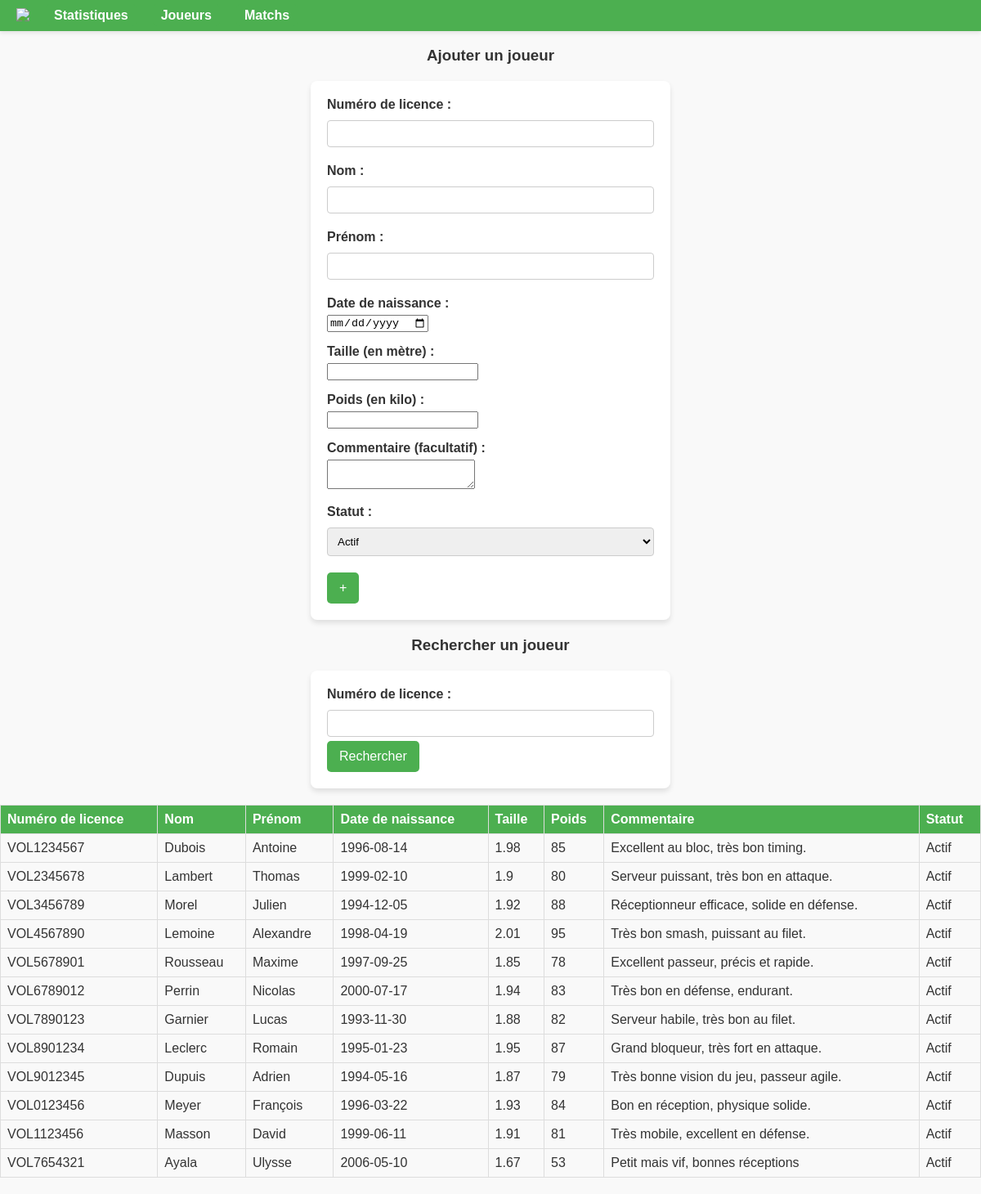
/pages/Gestion_joueurs_matchs.php, run on the app's committed database.
### tables this page shows
CREATE TABLE IF NOT EXISTS `joueurs` (
  `idJoueur` int NOT NULL AUTO_INCREMENT,
  `Numéro_de_licence` char(10) NOT NULL,
  `Nom` varchar(20) DEFAULT NULL,
  `Prenom` varchar(20) DEFAULT NULL,
  `Date_de_naissance` date DEFAULT NULL,
  `Taille` double DEFAULT NULL,
  `Poids` tinyint DEFAULT NULL,
  `Commentaire` text,
  `Statut` varchar(8) DEFAULT NULL,
  PRIMARY KEY (`idJoueur`),
  UNIQUE KEY `Numéro_de_licence` (`Numéro_de_licence`)
);

### pages/Gestion_joueurs_matchs.php (the view, shortened to what this page needs)
<!DOCTYPE html>
<html lang="fr">
    <head>
        <link href="../style/style.css" rel="stylesheet">
    </head>
    <header id="myHeader">
        <div id="menunav">
            <ul class="menu-list">
                <img class="headerlogo" src="photo/Headerlogo.png">
                <li><a href="accueil_stat.php">Statistiques</a></li>
                <li><a class="appui" href="#">Joueurs</a></li>
                <li><a href="saisie_feuille_match.php">Matchs</a></li>
            </ul>
        </div>
    </header>
    <body>
        <div id ="ajout_joueur">
            <h3>Ajouter un joueur</h2>
            <form method="POST" action="">
                <li>
                    <label>Numéro de licence : </label>
                    <input type="text" name="NumLic" required>
                </li>
                <li>
                    <label>Nom : </label>
                    <input type="text" name="nomJ" required>
                </li>
                <li>
                    <label>Prénom : </label>
                    <input type="text" name="prenomJ" required>
                </li>
                <li>
                    <label>Date de naissance : </label>
                    <input type="date" name="dateJ" required>
                </li>
                <li>
                    <label>Taille (en mètre) : </label>
                    <input type="number" id="taille" name="tailleJ" step="0.01" value="1,75" min="0" srequired>
                </li>
                <li>
                    <label>Poids (en kilo) : </label>
                    <input type="number" id="poid" name="poid" step="1" min="0" required>
                </li>
                <li>
                    <label>Commentaire (facultatif) : </label>
                    <textarea id="commentaire" name="commentaire"></textarea>
                </li>
                <li>
                    <label>Statut : </label>
                    <select id="statut" name="statut" required>
                        <option value="Actif">Actif</option>
                    </select>
                </li>
                <input type="submit" name="submdp" value="+"\>
            </form>
        </div>
        <div id="recherche_joueur">
        <h3>Rechercher un joueur</h3>
        <form method="POST" action="">
            <label>Numéro de licence : </label>
            <input type="text" name="rechNumLic" required>
            <input type="submit" name="rech" value="Rechercher">
        </form>
    </div>
    <?php
    try {
        $linkpdo = new PDO("mysql:host=mysql-volleytrack.alwaysdata.net;dbname=volleytrack_bd", "385425", "\$iutinfo");
                ?>
                <?php
        echo "<table>
                <tr>
                    <th>Numéro de licence</th>
                    <th>Nom</th>
                    <th>Prénom</th>
                    <th>Date de naissance</th>
                    <th>Taille</th>
                    <th>Poids</th>
                    <th>Commentaire</th>
                    <th>Statut</th>
                </tr>";
        $joueurs = $linkpdo->query("SELECT Numéro_de_licence, Nom,
                                    Prenom, Date_de_naissance,
                                    Taille, Poids, Commentaire, Statut
                                    FROM joueurs");
        while ($joueur = $joueurs->fetch(PDO::FETCH_ASSOC)) {
                echo "
                    <tr>
                        <td>{$joueur['Numéro_de_licence']}</td>
                        <td>{$joueur['Nom']}</td>
                        <td>{$joueur['Prenom']}</td>
                        <td>{$joueur['Date_de_naissance']}</td>
                        <td>{$joueur['Taille']}</td>
                        <td>{$joueur['Poids']}</td>
                        <td>{$joueur['Commentaire']}</td>
                        <td>{$joueur['Statut']}</td>
                    </tr>";
            }
                echo "</table>";
            } catch (Exception $e) {
                die("Erreur : " . $e->getMessage());
            }
        ?>
    </body>
</html>

### style/style.css (style rules this page uses)
body { font-family: Arial, sans-serif; background-color: #f9f9f9; margin: 0; padding: 0; color: #333; }
header { background-color: #4CAF50; padding: 10px 20px; color: white; text-align: center; position: sticky; top: 0; z-index: 1000; box-shadow: 0 2px 5px rgba(0, 0, 0, 0.1); }
header #menunav { display: flex; align-items: center; justify-content: space-between; }
header .menu-list { list-style: none; display: flex; gap: 20px; margin: 0; padding: 0; }
header .menu-list li { display: inline; }
header .menu-list a { text-decoration: none; color: white; font-weight: bold; padding: 5px 10px; border-radius: 5px; transition: background-color 0.3s; }
form { background: white; padding: 20px; margin: 20px auto; border-radius: 8px; box-shadow: 0 4px 6px rgba(0, 0, 0, 0.1); max-width: 400px; }
form li { list-style: none; margin-bottom: 15px; }
form label { font-weight: bold; display: block; margin-bottom: 5px; }
form input[type="text"], form input[type="password"], form select { width: 100%; padding: 8px; margin: 5px 0; border: 1px solid #ccc; border-radius: 4px; box-sizing: border-box; }
form button, form input[type="submit"] { background-color: #4CAF50; color: white; border: none; padding: 10px 15px; border-radius: 5px; font-size: 16px; cursor: pointer; transition: background-color 0.3s; }
table { width: 100%; border-collapse: collapse; margin: 20px 0; }
table th, table td { border: 1px solid #ddd; padding: 8px; text-align: left; }
table th { background-color: #4CAF50; color: white; }
button, a { text-decoration: none; color: white; background-color: #4CAF50; padding: 10px 15px; border-radius: 5px; font-weight: bold; transition: background-color 0.3s; }
h3 { text-align: center; }

### data on the page
joueurs: Numéro_de_licence "VOL1234567", Nom "Dubois", Prenom "Antoine", Date_de_naissance "1996-08-14", Taille "1.98", Poids "85", Commentaire "Excellent au bloc, très bon timing.", Statut "Actif"
joueurs: Numéro_de_licence "VOL2345678", Nom "Lambert", Prenom "Thomas", Date_de_naissance "1999-02-10", Taille "1.9", Poids "80", Commentaire "Serveur puissant, très bon en attaque.", Statut "Actif"
joueurs: Numéro_de_licence "VOL3456789", Nom "Morel", Prenom "Julien", Date_de_naissance "1994-12-05", Taille "1.92", Poids "88", Commentaire "Réceptionneur efficace, solide en défense.", Statut "Actif"
joueurs: Numéro_de_licence "VOL4567890", Nom "Lemoine", Prenom "Alexandre", Date_de_naissance "1998-04-19", Taille "2.01", Poids "95", Commentaire "Très bon smash, puissant au filet.", Statut "Actif"
joueurs: Numéro_de_licence "VOL5678901", Nom "Rousseau", Prenom "Maxime", Date_de_naissance "1997-09-25", Taille "1.85", Poids "78", Commentaire "Excellent passeur, précis et rapide.", Statut "Actif"
joueurs: Numéro_de_licence "VOL6789012", Nom "Perrin", Prenom "Nicolas", Date_de_naissance "2000-07-17", Taille "1.94", Poids "83", Commentaire "Très bon en défense, endurant.", Statut "Actif"
joueurs: Numéro_de_licence "VOL7890123", Nom "Garnier", Prenom "Lucas", Date_de_naissance "1993-11-30", Taille "1.88", Poids "82", Commentaire "Serveur habile, très bon au filet.", Statut "Actif"
joueurs: Numéro_de_licence "VOL8901234", Nom "Leclerc", Prenom "Romain", Date_de_naissance "1995-01-23", Taille "1.95", Poids "87", Commentaire "Grand bloqueur, très fort en attaque.", Statut "Actif"
joueurs: Numéro_de_licence "VOL9012345", Nom "Dupuis", Prenom "Adrien", Date_de_naissance "1994-05-16", Taille "1.87", Poids "79", Commentaire "Très bonne vision du jeu, passeur agile.", Statut "Actif"
joueurs: Numéro_de_licence "VOL0123456", Nom "Meyer", Prenom "François", Date_de_naissance "1996-03-22", Taille "1.93", Poids "84", Commentaire "Bon en réception, physique solide.", Statut "Actif"
joueurs: Numéro_de_licence "VOL1123456", Nom "Masson", Prenom "David", Date_de_naissance "1999-06-11", Taille "1.91", Poids "81", Commentaire "Très mobile, excellent en défense.", Statut "Actif"
joueurs: Numéro_de_licence "VOL7654321", Nom "Ayala", Prenom "Ulysse", Date_de_naissance "2006-05-10", Taille "1.67", Poids "53", Commentaire "Petit mais vif, bonnes réceptions", Statut "Actif"
